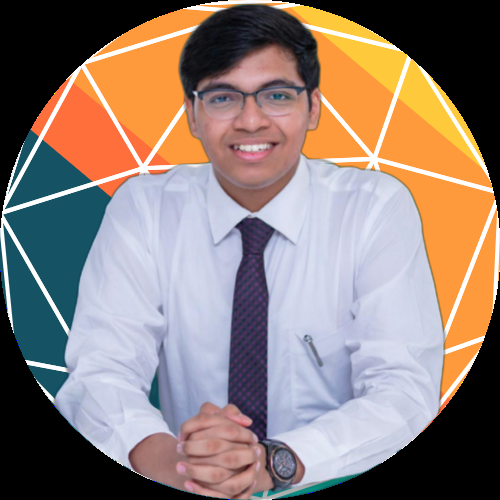
#> input picture OpenCV/Resources/image.png, 500 x 500 px
$ python chapter2.py
#> lines starting #> are read from the running program, lines starting #| are printed output that depends on the picture; after the words box and inside, x2 and y2 are one past the last pixel; in counts of white or black regions, pixels touching at a corner belong together
import cv2
import numpy as np

img = cv2.imread("Resources/image.png")
#> img is the input picture: shape (500, 500, 3); mean B, G, R 119.7, 126.9, 143.4
kernel = np.ones((5,5), np.uint8)

imgGray = cv2.cvtColor(img, cv2.COLOR_BGR2GRAY)
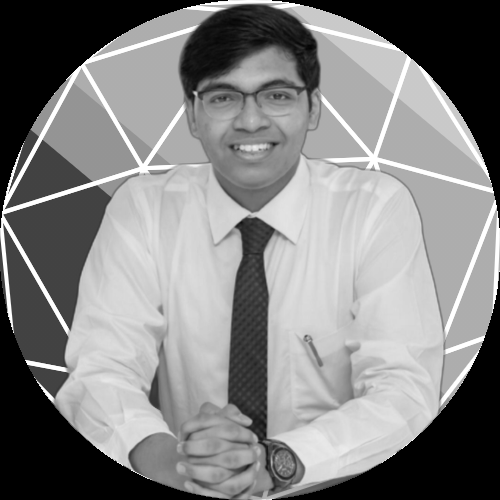
#> imgGray: shape (500, 500); min 0, max 255, mean 131
imgBlur = cv2.GaussianBlur(img, (7, 7), 0) # ksize or kernel size must be odd numbers
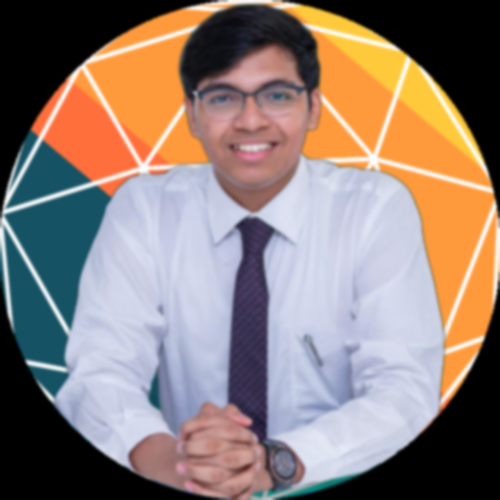
#> imgBlur: shape (500, 500, 3); mean B, G, R 119.7, 126.9, 143.4
imgCanny = cv2.Canny(img, 150,200)
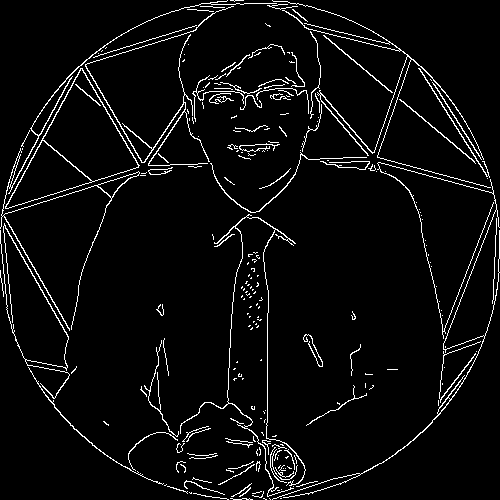
#> imgCanny: shape (500, 500); 4.7% white in thin lines or dots
imgDialation = cv2.dilate(imgCanny, kernel, iterations=1)
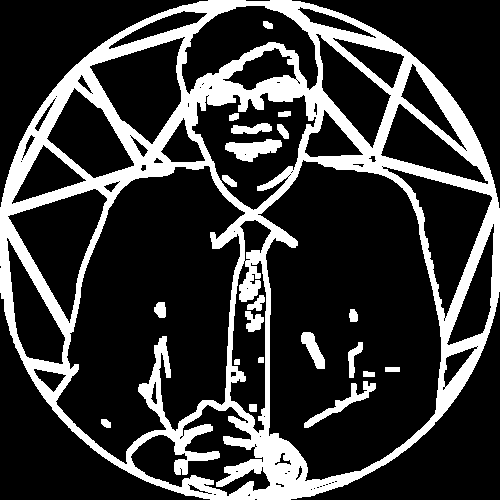
#> imgDialation: shape (500, 500); 22.4% white; 21 white regions, largest, box (x1, y1, x2, y2) and area: (0, 0, 500, 500) 52186, (225, 139, 282, 162) 756, (304, 381, 376, 428) 677
imgEroded = cv2.erode(imgDialation, kernel, iterations=1)
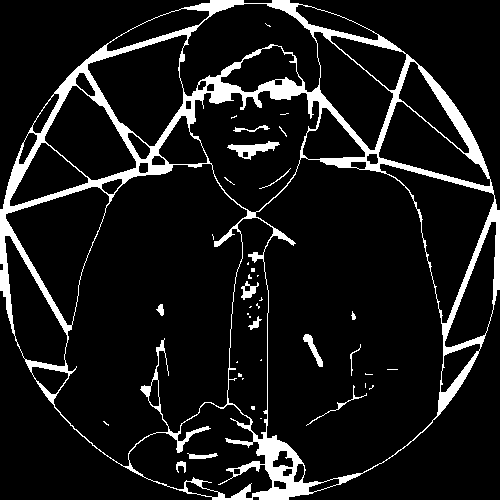
#> imgEroded: shape (500, 500); 9.9% white; 39 white regions (26 under 20 px), largest, box (x1, y1, x2, y2) and area: (0, 0, 500, 500) 23009, (227, 141, 280, 160) 412, (303, 334, 323, 367) 206

# [4 lines of commented-out code are left out]
cv2.imshow("Erosion Image", imgEroded)
cv2.waitKey(0)
